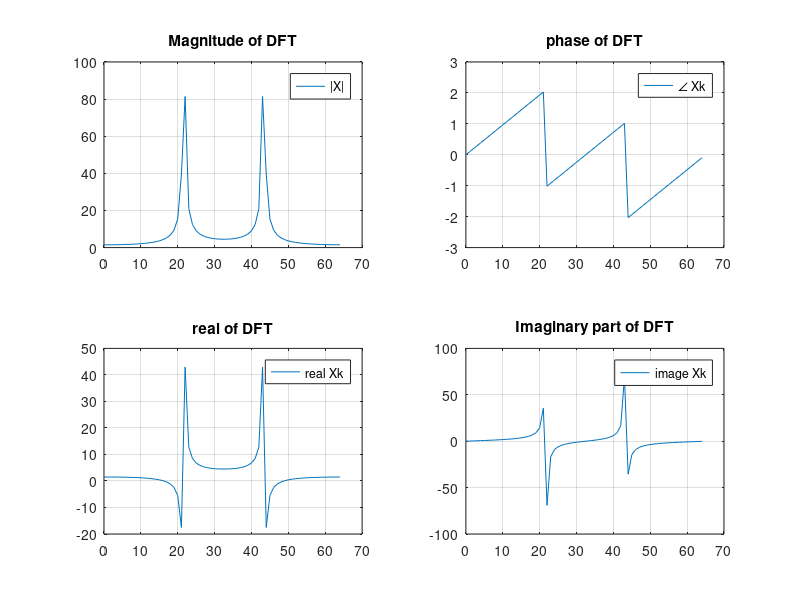

The MATLAB source for this figure:
n = 0:64;
x = 3*cos(2*pi*n/3);
X = fft(x);

k = 0:1:64;

mag = abs(X);
subplot(2,2,1)
plot(k,mag);
legend('|X|')
title('Magnitude of DFT')
grid on


phas = angle(X);
subplot(2,2,2)
plot(k,phas);
legend('\angle Xk')
title('phase of DFT')
grid on
%mag.*exp(j*phas)

re = real(X);
subplot(2,2,3)
plot(k, re)
title('real of DFT')
legend ('real Xk')
grid on

im = imag(X);
subplot(2,2,4)
plot(k,im)
title('Imaginary part of DFT')
legend ('image Xk')
grid on


